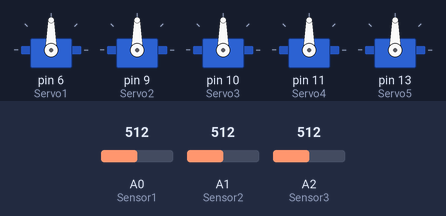
Simulated run of this sketch. Board: Arduino Uno, built with avr-gcc and run on an emulated ATmega328P. On the bench: 5 × servo. The test bench sets the inputs (shaded band); at power-on: A0 (Sensor1) = 512, A1 (Sensor2) = 512, A2 (Sensor3) = 512.

Above: at 1.3 s.
1.4 s: A0 (Sensor1) set to 585
2.9 s: A0 (Sensor1) set to 607
At 4.0 s:
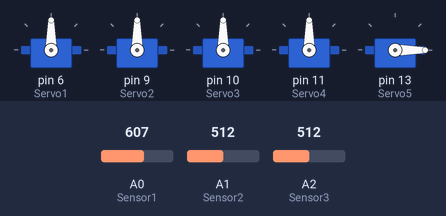
4.5 s: A1 (Sensor2) set to 584
6.0 s: A1 (Sensor2) set to 610
At 6.4 s:
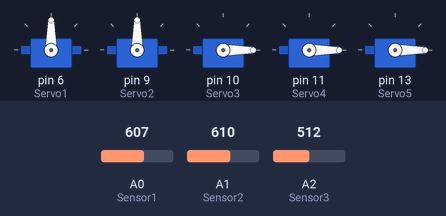
7.5 s: A2 (Sensor3) set to 582
9.0 s: A2 (Sensor3) set to 607
At 10.0 s:
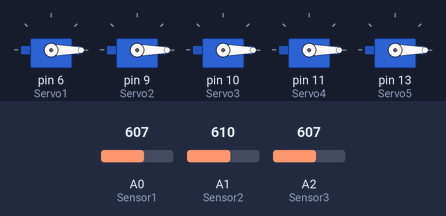
Timing chart, 0 to 11.5 s (numbered marks = the images above; inputs shaded):
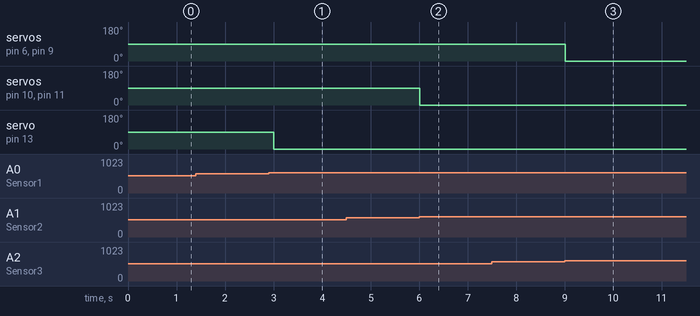

Measured:
- the behaviour switches between 599 and 600 on A0 (Sensor1) (found by bisection; images 0 and 1)
- the behaviour switches between 599 and 600 on A1 (Sensor2) (found by bisection; images 1 and 2)
- the behaviour switches between 599 and 600 on A2 (Sensor3) (found by bisection; images 2 and 3)
- after the input at 1.4 s, every drawn part: stays the same
- after the input at 2.9 s, servo on pin 13 (Servo5): 90° → 0° after 0.11 s
- after the input at 4.5 s, every drawn part: stays the same
- after the input at 6.0 s, servo on pin 10 (Servo3), servo on pin 11 (Servo4): 90° → 0° at once
- after the input at 7.5 s, every drawn part: stays the same
- after the input at 9.0 s, servo on pin 6 (Servo1), servo on pin 9 (Servo2): 90° → 0° at once

The sketch:

3sensors.ino
```cpp
//Includes
#include <Servo.h>

//Constantes
const int Servo1 = 6;
const int Servo2 = 9;
const int Servo3 = 10;
const int Servo4 = 11;
const int Servo5 = 13;

const int Sensor1 = A0;
const int Sensor2 = A1;
const int Sensor3 = A2;

const int thr = 600;

//Objects
Servo minimo;
Servo anelar;
Servo medio;
Servo indicador;
Servo polegar;

void setup() {

  // initialize serial communication at 9600 bits per second:
  Serial.begin(9600);

  //initialize outputs
  pinMode(Servo1, OUTPUT);
  pinMode(Servo2, OUTPUT);
  pinMode(Servo3, OUTPUT);
  pinMode(Servo4, OUTPUT);
  pinMode(Servo5, OUTPUT);

  //initialize inputs
  pinMode(Sensor1, INPUT);
  pinMode(Sensor2, INPUT);
  pinMode(Sensor3, INPUT);

  //Attach finger objects to servos
  minimo.attach(Servo1);
  anelar.attach(Servo2);
  medio.attach(Servo3);
  indicador.attach(Servo4);
  polegar.attach(Servo5);
}

void loop() {
  //Read sensor input
  int valueSensor1 = analogRead(Sensor1);
  int valueSensor2 = analogRead(Sensor2);
  int valueSensor3 = analogRead(Sensor3);

  //Sensor activation
  bool activeSensor1 = active(valueSensor1, thr);
  bool activeSensor2 = active(valueSensor2, thr);
  bool activeSensor3 = active(valueSensor3, thr);

  //Servo activation
  if (activeSensor1){
    polegar.write(0);
  }else polegar.write(90);

  if (activeSensor2){
    medio.write(0);
    indicador.write(0);
  }else{
    medio.write(90);
    indicador.write(90);
  }

  if (activeSensor3){
    minimo.write(0);
    anelar.write(0);
  }else{
    minimo.write(90);
    anelar.write(90);
  }

  //Delay
  delay(500);
}

bool active(int sensor, int thresh){
  if (sensor < thresh) {
    return false;
  } else return true;
}
```
